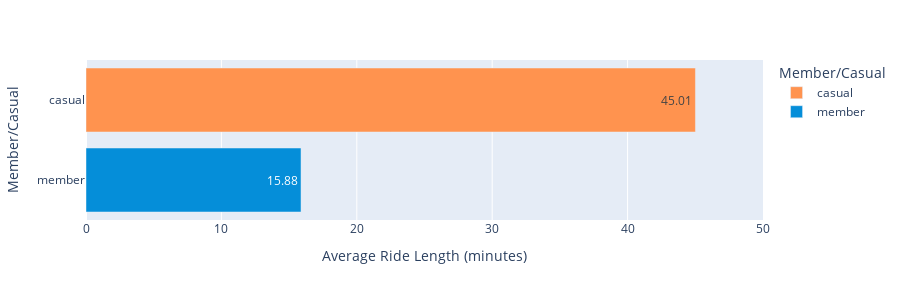

Notebook code for this chart:
### Code cell
fig_4 = round(data.groupby('member_casual', as_index=False).mean(),2)

px.bar(fig_4, y = 'member_casual', x = 'ride_length', range_x = [0,50],
        color = 'member_casual', 
        height = 300,
        text = 'ride_length', 
        labels = {'ride_length': 'Average Ride Length (minutes)', 'member_casual': 'Member/Casual'},
        hover_name = 'member_casual', hover_data = {'member_casual': False, 'ride_length': True}, 
        color_discrete_map = {'casual': '#FF934F', 'member': '#058ED9'})

### Figure 1 — Plotly figure (JSON) as saved in the notebook; plotly's stock layout.template omitted (floating-point values rounded to 4 significant figures)
{"data": [{"alignmentgroup": "True", "hovertemplate": "<b>%{hovertext}</b><br><br>Average Ride Length (minutes)=%{text}<extra></extra>", "hovertext": ["casual"], "legendgroup": "casual", "marker": {"color": "#FF934F", "pattern": {"shape": ""}}, "name": "casual", "offsetgroup": "casual", "orientation": "h", "showlegend": true, "text": [45.01], "textposition": "auto", "type": "bar", "x": [45.01], "xaxis": "x", "y": ["casual"], "yaxis": "y"}, {"alignmentgroup": "True", "hovertemplate": "<b>%{hovertext}</b><br><br>Average Ride Length (minutes)=%{text}<extra></extra>", "hovertext": ["member"], "legendgroup": "member", "marker": {"color": "#058ED9", "pattern": {"shape": ""}}, "name": "member", "offsetgroup": "member", "orientation": "h", "showlegend": true, "text": [15.88], "textposition": "auto", "type": "bar", "x": [15.88], "xaxis": "x", "y": ["member"], "yaxis": "y"}], "layout": {"barmode": "relative", "height": 300, "legend": {"title": {"text": "Member/Casual"}, "tracegroupgap": 0}, "margin": {"t": 60}, "xaxis": {"anchor": "y", "domain": [0, 1], "range": [0, 50], "title": {"text": "Average Ride Length (minutes)"}}, "yaxis": {"anchor": "x", "categoryarray": ["member", "casual"], "categoryorder": "array", "domain": [0, 1], "title": {"text": "Member/Casual"}}}}
